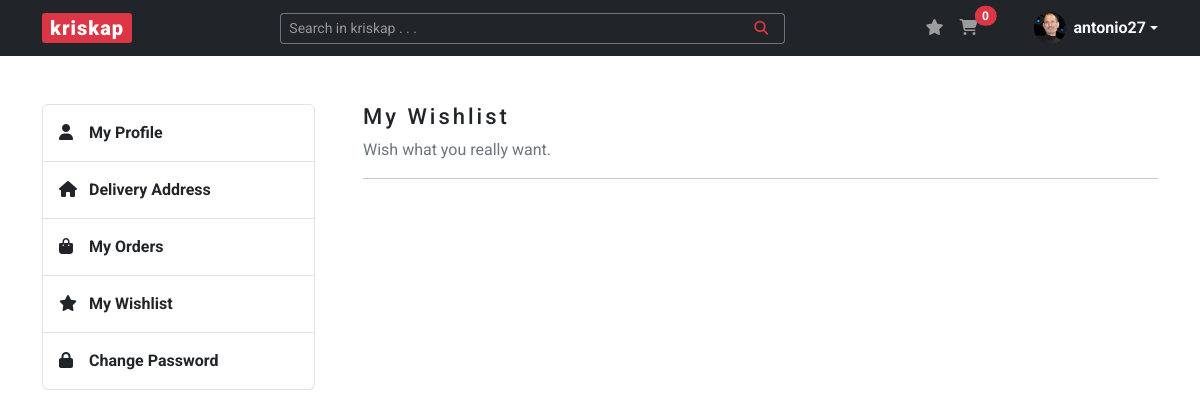
Page /wishlist (signed in) on the earlier database version.
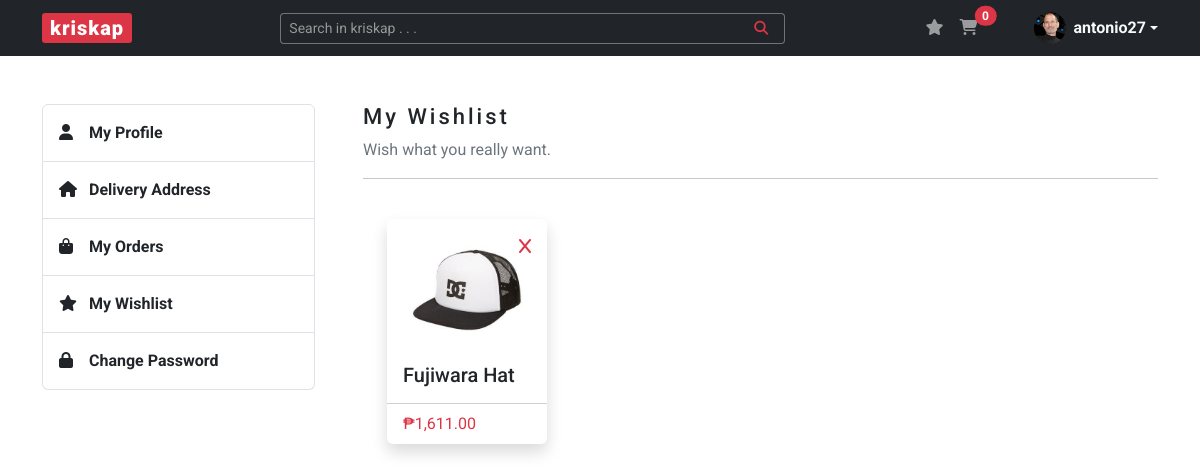
Same page on the later database version.
### kriskap/models.py (models this page shows)
class User(db.Model, UserMixin):
    __tablename__ = "users"
    id = db.Column(db.Integer, primary_key=True)
    user_type = db.Column(db.String(20), nullable=False)
    username = db.Column(db.String(20), unique=True, nullable=False)
    name = db.Column(db.String(100), nullable=False)
    email = db.Column(db.String(100), unique=True, nullable=False)
    image_file = db.Column(db.String(250), nullable=False, default="default.png")
    password = db.Column(db.String(100), nullable=False)
    carts = relationship("Cart", back_populates="buyer")
    wishlists = relationship("Wishlist", back_populates="wisher")
    addresses = relationship("Address", back_populates="buyer")

class Wishlist(db.Model):
    __tablename__ = "wishlists"
    id = db.Column(db.Integer, primary_key=True)
    buyer_id = db.Column(db.Integer, db.ForeignKey("users.id"))
    wisher = relationship("User", back_populates="wishlists")
    product_id = db.Column(db.Integer, db.ForeignKey("products.id"))
    parent_product = relationship("Product", back_populates="wishlists")

class Product(db.Model):
    __tablename__ = "products"
    id = db.Column(db.Integer, primary_key=True)
    name = db.Column(db.String(60), unique=True, nullable=False)
    stock = db.Column(db.Integer, nullable=False)
    price = db.Column(db.Integer, nullable=False)
    image_file = db.Column(db.String(250), nullable=False)
    carts = relationship("Cart", back_populates="parent_product")
    wishlists = relationship("Wishlist", back_populates="parent_product")

### kriskap/wishlist/routes.py (the view)
@wishlists.route("/wishlist")
@login_required
def wishlist():
    wishlists = Wishlist.query.filter_by(buyer_id=current_user.id).all()
    return render_template("wishlist.html", title="Wishlist", wishlists=wishlists)

### kriskap/models.py (called while the page is built)
@login_manager.user_loader
def load_user(user_id):
    return User.query.get(int(user_id))

### kriskap/templates/wishlist.html
{% extends "base.html" %}
{% block content %}
    <section id="section-wishlist" class="content-section mb-5">
        <div class="row justify-content-between">
            {% include "aside.html" %}
            <div class="col-lg-9 ps-lg-5">
                <h3>My Wishlist</h3>
                <p class="text-secondary">Wish what you really want.</p>
                <hr>
                <div class="d-flex flex-row flex-wrap justify-content-start">
                    {% for wishlist in wishlists %}
                    <div class="card border-0 m-4 shadow position-relative" style="width: 10rem;">
                        <div class="card-body the-product">
                            <a href="{{ url_for('wishlists.remove_wishlist', wishlist_id=wishlist.id) }}" class="nav-link position-absolute top-0 end-0 m-3">
                                <i class="fa-solid fa-x text-danger"></i>
                            </a>
                            <a href="{{ url_for('carts.view_product', product_id=wishlist.parent_product.id) }}">
                                <img src="{{ url_for('static', filename='img/product_pics/' + wishlist.parent_product.image_file ) }}" class="card-img-top" alt="{{ wishlist.parent_product.name }}-Image">
                                <h5 class="card-title mb-0">{{ wishlist.parent_product.name }}</h5>
                            </a>
                        </div>
                        <div class="card-footer bg-transparent">
                            <p class="card-text text-danger">{{ "₱{:,.2f}".format(wishlist.parent_product.price) }}</p>
                        </div>
                    </div>
                    {% endfor %}
                </div>
            </div>
        </div>
    </section>
{% endblock %}

### kriskap/templates/base.html (shortened to what this page needs)
<!DOCTYPE html>
<html lang="en">
<head>
    <link rel="stylesheet" href="https://cdn.jsdelivr.net/npm/bootstrap@5.3.0-alpha1/dist/css/bootstrap.min.css">
    <link rel="stylesheet" href="{{ url_for('static', filename='css/styles.css') }}">
</head>
<body>
    <header>
        <nav class="navbar navbar-expand-lg navbar-dark bg-dark">
            <div class="container">
                <a class="navbar-brand px-2 py-0" href="{{ url_for('main.home') }}">kriskap</a>
                <div class="collapse navbar-collapse" id="navbarSupportedContent">
                    <form class="d-flex ms-auto form-search w-50" role="search">
                        <div class="input-group input-group-sm">
                            <input type="text" class="form-control text-bg-dark border-secondary border-end-0" placeholder="Search in kriskap . . ." aria-label="Search in kriskap . . ." aria-describedby="button-addon">
                            <button class="btn btn-outline-danger border-start-0 border-secondary" type="button" id="button-addon"><i class="fa-solid fa-magnifying-glass px-2"></i></button>
                        </div>
                    </form>
                    <ul class="navbar-nav ms-auto mb-2 mb-lg-0 notification-cart">
                        <li class="nav-item">
                            <a href="{{ url_for('wishlists.wishlist') }}" class="nav-link d-inline-block">
                                <i class="fa-solid fa-star"></i>
                            </a>
                        </li>
                        <li class="nav-item me-5">
                            <a href="{{ url_for('carts.cart') }}" class="nav-link position-relative d-inline-block">
                                <i class="fa-solid fa-cart-shopping"></i>
                                {% if current_user.is_authenticated %}
                                    <span id="cartTotal" class="position-absolute start-100 translate-middle badge rounded-pill bg-danger">
                                        {% set items = [] %}
                                        {{ items | sum }}
                                    </span>
                                {% endif %}
                            </a>
                        </li>
                        {% if current_user.is_authenticated %}
                        <li class="dropdown d-flex align-items-center">
                            <a href="#" class="d-flex align-items-center text-light text-decoration-none dropdown-toggle" data-bs-toggle="dropdown" aria-expanded="false">
                                <img src="{{ url_for('static', filename='img/profile_pics/' + current_user.image_file) }}" alt="" width="32" height="32" class="rounded-circle me-2">
                                <strong>{{ current_user.username }}</strong>
                            </a>
                        </li>
                        {% endif %}
                    </ul>
                </div>
            </div>
        </nav>
    </header>
    <main class="container mt-5">
        {% block content %} {% endblock %}
    </main>
</body>
</html>

### kriskap/templates/aside.html (shortened to what this page needs)
<aside class="col-lg-3 pe-0 mb-3">
    <div class="list-group">
        <a class="list-group-item list-group-item-action py-3" href="{{ url_for('users.account') }}"><i class="fa-solid fa-user"></i>My Profile</a>
        <a class="list-group-item list-group-item-action py-3" href="{{ url_for('addresses.address') }}"><i class="fa-solid fa-house"></i>Delivery Address</a>
        <a class="list-group-item list-group-item-action py-3" href="#"><i class="fa-solid fa-bag-shopping"></i>My Orders</a>
        <a class="list-group-item list-group-item-action py-3" href="{{ url_for('wishlists.wishlist') }}"><i class="fa-solid fa-star"></i>My Wishlist</a>
        <a class="list-group-item list-group-item-action py-3" href="{{ url_for('password.change_password') }}"><i class="fa-solid fa-lock"></i>Change Password</a>
    </div>
</aside>

### kriskap/static/css/styles.css (style rules this page uses)
body { font-family: 'Roboto', sans-serif; color: #212529; }
h3, legend { font-size: 1.375rem; font-weight: 500; line-height: 1.65rem; letter-spacing: 3px; }
a { color: #212529; text-decoration: none; }
.navbar-brand { background-color: #DC3545; border-radius: 3px; font-weight: 900; letter-spacing: 1px; }
.form-control::placeholder { color: #979797; opacity: 1; }
.list-group-item { font-weight: 700; }
.list-group-item i { width: 1.875rem; }

Differences in the rows shown:
added Wishlist: image_file (picture), parent_product.name "Fujiwara Hat"
now on this page (row unchanged): Product: parent_product.price "₱1,611.00"
